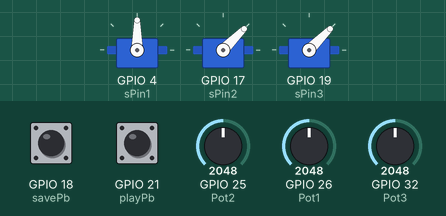
Recording of a sketch running on a simulated ESP32. Shown: 3 × servo. The test bench sets the inputs (shaded band); at power-on: GPIO 25 (Pot2) = 2048, GPIO 26 (Pot1) = 2048, GPIO 32 (Pot3) = 2048, GPIO 18 (savePb) HIGH, GPIO 21 (playPb) HIGH.

Above: at 4.2 s.
4.3 s: GPIO 25 (Pot2) set to 2866
At 4.7 s:
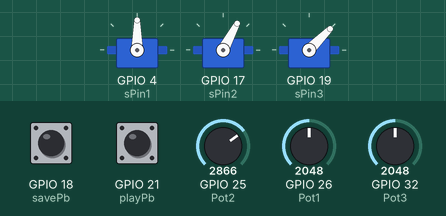
5.8 s: GPIO 26 (Pot1) set to 2866
At 7.0 s:
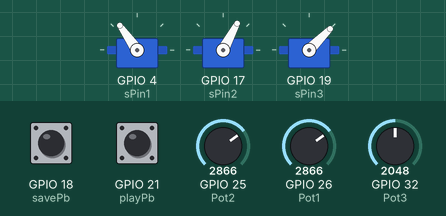
7.3 s: GPIO 32 (Pot3) set to 2866
At 8.1 s:
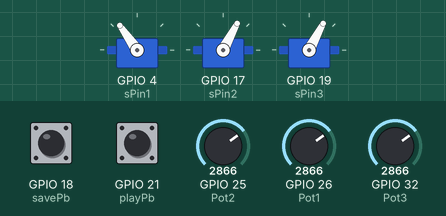
8.8 s: GPIO 26 (Pot1) set to 3603
At 9.3 s:
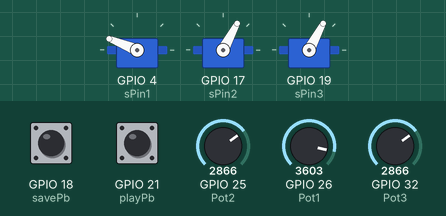
10.3 s: GPIO 25 (Pot2) set to 2047
At 11.5 s:
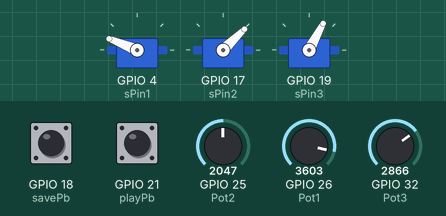
11.8 s: GPIO 32 (Pot3) set to 2047
At 12.7 s:
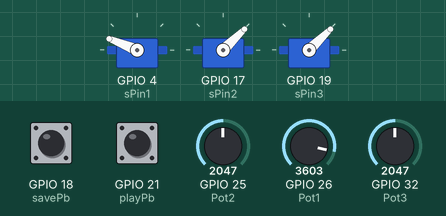
Timing chart, 0 to 14.3 s (numbered marks = the images above; inputs shaded):
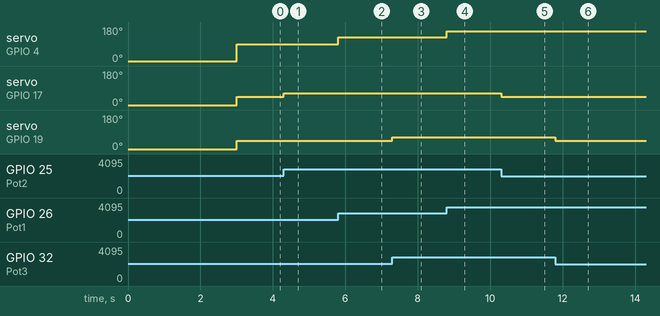

The sketch:

Robot_save_3.ino
```cpp
#include <Servo.h>
int t = 1000;
const int savePb = 18, playPb = 21;
int save;
bool saveMode = false, playMode = false;
bool playPast = false,playPres = false;

//Servo 1
const int Pot1 = 26, sPin1 = 4;
float serPos1 = 0, savePos1 = 0;
float Val1;
Servo sv1;

//Servo 2
const int Pot2 = 25, sPin2 = 17;
float serPos2 = 0, savePos2 = 0;
float Val2;
Servo sv2;

//Servo 3
const int Pot3 = 32, sPin3 = 19;
float serPos3 = 0, savePos3 = 0;
float Val3;
Servo sv3;

void setup() {
  // put your setup code here, to run once:
  pinMode(savePb, INPUT_PULLUP);
  pinMode(playPb, INPUT_PULLUP);
  Serial.begin(9600);

  //Servo1
  pinMode(Pot1,INPUT);
  pinMode(sPin1,OUTPUT);
  sv1.attach(sPin1);
  sv1.write(serPos1);
  delay(t);

  //Servo2
  pinMode(Pot2,INPUT);
  pinMode(sPin2,OUTPUT);
  sv2.attach(sPin2);
  sv2.write(serPos2);
  delay(t);

  //Servo3
  pinMode(Pot3,INPUT);
  pinMode(sPin3,OUTPUT);
  sv3.attach(sPin3);
  sv3.write(serPos3);
  delay(t);

}

void loop() {
  // put your main code here, to run repeatedly:
  //Servo1
  Val1 = analogRead(Pot1);
  serPos1 = (180./4095.)*Val1;
  sv1.write(serPos1);

  //Servo2
  Val2 = analogRead(Pot2);
  serPos2 = (90./4095.)*Val2;
  sv2.write(serPos2);

  //Servo3
  Val3 = analogRead(Pot3);
  serPos3 = (90./4095.)*Val3;
  sv3.write(serPos3);

  save_play();

}

void save_play()
{
  //Save position
  save = digitalRead(savePb);
  if(save == 0)
  {
    saveMode = true;
    savePos1 = serPos1;
    savePos2 = serPos2;
    savePos3 = serPos3;
    delay(t);
    Serial.print("savePos1 = ");
    Serial.println(savePos1);
    Serial.println();
    Serial.print("savePos2 = ");
    Serial.println(savePos2);
    Serial.println();
    Serial.print("savePos3 = ");
    Serial.println(savePos3);
  }

  //Continuous Play saved position
  playPres = digitalRead(playPb);

  if(playPres != playPast)
  {
    if(playPres == 0)
    {
      playMode = !playMode;
      Serial.println(playPres);
    }
    delay(250);
  }
  playPast = playPres;

  if(playMode)
  {
    saveMode = false;
    sv1.write(savePos1);
    sv2.write(savePos2);
    sv3.write(savePos3);
    delay(t);

    sv1.write(0);
    sv2.write(0);
    sv3.write(0);
    delay(t);
  }

}
```

Measured:
- after the input at 4.3 s, servo on GPIO 17 (sPin2): 45° → 62° at once
- after the input at 5.8 s, servo on GPIO 4 (sPin1): 90° → 125° at once
- after the input at 7.3 s, servo on GPIO 19 (sPin3): 45° → 62° at once
- after the input at 8.8 s, servo on GPIO 4 (sPin1): 125° → 158° at once
- after the input at 10.3 s, servo on GPIO 17 (sPin2): 62° → 44° at once
- after the input at 11.8 s, servo on GPIO 19 (sPin3): 62° → 44° at once
